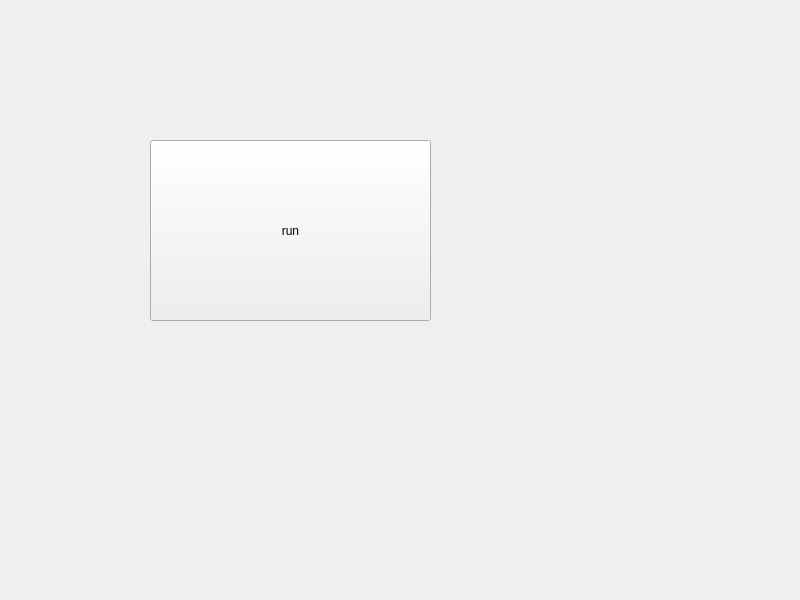
<?xml version="1.0" encoding="UTF-8"?>
<ui version="4.0">
 <class>Widget</class>
 <widget class="QWidget" name="Widget">
  <property name="geometry">
   <rect>
    <x>0</x>
    <y>0</y>
    <width>800</width>
    <height>600</height>
   </rect>
  </property>
  <property name="windowTitle">
   <string>Widget</string>
  </property>
  <widget class="QPushButton" name="pushButton">
   <property name="geometry">
    <rect>
     <x>150</x>
     <y>140</y>
     <width>281</width>
     <height>181</height>
    </rect>
   </property>
   <property name="text">
    <string>run</string>
   </property>
  </widget>
 </widget>
 <resources/>
 <connections/>
</ui>
